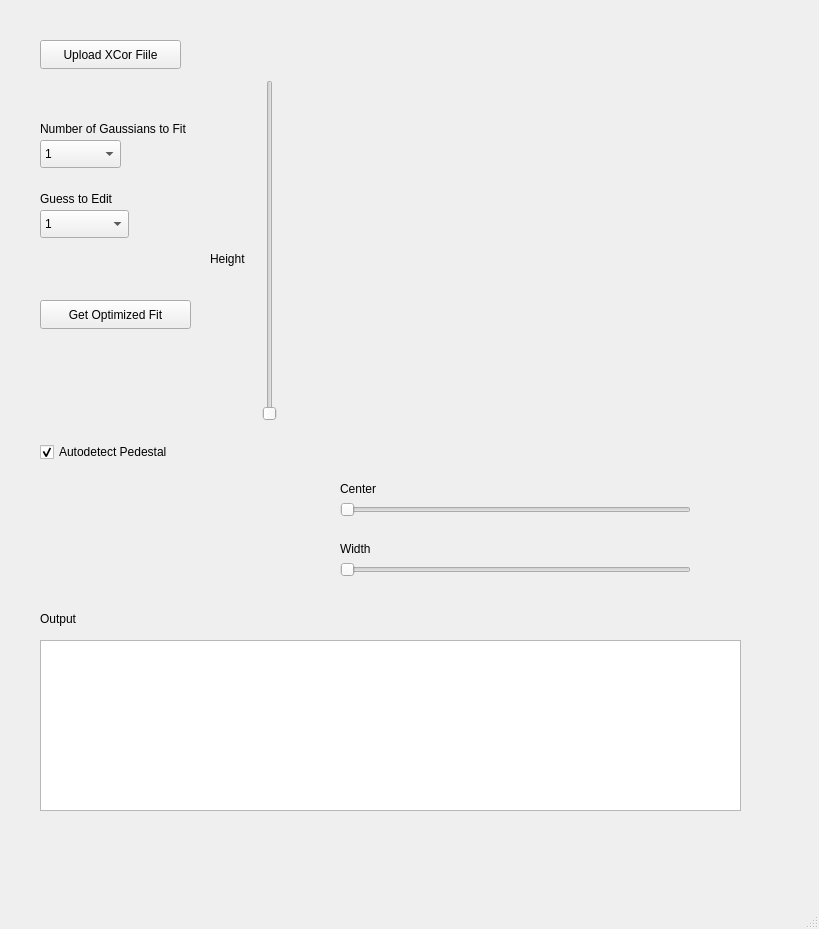
<?xml version="1.0" encoding="UTF-8"?>
<ui version="4.0">
 <class>XCORGaussianFit</class>
 <widget class="QMainWindow" name="XCORGaussianFit">
  <property name="geometry">
   <rect>
    <x>0</x>
    <y>0</y>
    <width>819</width>
    <height>929</height>
   </rect>
  </property>
  <property name="windowTitle">
   <string>Multi Gaussian Fitting</string>
  </property>
  <widget class="QWidget" name="centralwidget">
   <widget class="MplWidget" name="gaussPlot" native="true">
    <property name="geometry">
     <rect>
      <x>290</x>
      <y>30</y>
      <width>451</width>
      <height>431</height>
     </rect>
    </property>
    <property name="styleSheet">
     <string notr="true">border-color: qlineargradient(spread:pad, x1:0, y1:0, x2:1, y2:0, stop:0 rgba(0, 0, 0, 255), stop:1 rgba(255, 255, 255, 255));</string>
    </property>
   </widget>
   <widget class="QSlider" name="centerSlider">
    <property name="geometry">
     <rect>
      <x>340</x>
      <y>500</y>
      <width>351</width>
      <height>20</height>
     </rect>
    </property>
    <property name="orientation">
     <enum>Qt::Horizontal</enum>
    </property>
   </widget>
   <widget class="QCheckBox" name="filterPedestal">
    <property name="geometry">
     <rect>
      <x>40</x>
      <y>440</y>
      <width>171</width>
      <height>24</height>
     </rect>
    </property>
    <property name="text">
     <string>Autodetect Pedestal</string>
    </property>
    <property name="checked">
     <bool>true</bool>
    </property>
   </widget>
   <widget class="QComboBox" name="numFits">
    <property name="geometry">
     <rect>
      <x>40</x>
      <y>140</y>
      <width>81</width>
      <height>28</height>
     </rect>
    </property>
    <property name="inputMethodHints">
     <set>Qt::ImhDigitsOnly</set>
    </property>
    <item>
     <property name="text">
      <string>1</string>
     </property>
    </item>
   </widget>
   <widget class="QSlider" name="heightSlider">
    <property name="geometry">
     <rect>
      <x>260</x>
      <y>80</y>
      <width>20</width>
      <height>341</height>
     </rect>
    </property>
    <property name="orientation">
     <enum>Qt::Vertical</enum>
    </property>
   </widget>
   <widget class="QLabel" name="label">
    <property name="geometry">
     <rect>
      <x>40</x>
      <y>120</y>
      <width>201</width>
      <height>18</height>
     </rect>
    </property>
    <property name="text">
     <string>Number of Gaussians to Fit</string>
    </property>
   </widget>
   <widget class="QPushButton" name="uploadButton">
    <property name="geometry">
     <rect>
      <x>40</x>
      <y>40</y>
      <width>141</width>
      <height>29</height>
     </rect>
    </property>
    <property name="text">
     <string>Upload XCor Fiile</string>
    </property>
   </widget>
   <widget class="QPushButton" name="getFitButton">
    <property name="geometry">
     <rect>
      <x>40</x>
      <y>300</y>
      <width>151</width>
      <height>29</height>
     </rect>
    </property>
    <property name="text">
     <string>Get Optimized Fit</string>
    </property>
   </widget>
   <widget class="QLabel" name="label_2">
    <property name="geometry">
     <rect>
      <x>340</x>
      <y>480</y>
      <width>51</width>
      <height>18</height>
     </rect>
    </property>
    <property name="text">
     <string>Center</string>
    </property>
   </widget>
   <widget class="QLabel" name="label_3">
    <property name="geometry">
     <rect>
      <x>340</x>
      <y>540</y>
      <width>51</width>
      <height>18</height>
     </rect>
    </property>
    <property name="text">
     <string>Width</string>
    </property>
   </widget>
   <widget class="QSlider" name="widthSlider">
    <property name="geometry">
     <rect>
      <x>340</x>
      <y>560</y>
      <width>351</width>
      <height>20</height>
     </rect>
    </property>
    <property name="orientation">
     <enum>Qt::Horizontal</enum>
    </property>
   </widget>
   <widget class="QLabel" name="label_4">
    <property name="geometry">
     <rect>
      <x>210</x>
      <y>250</y>
      <width>51</width>
      <height>18</height>
     </rect>
    </property>
    <property name="text">
     <string>Height</string>
    </property>
   </widget>
   <widget class="QComboBox" name="guessToEdit">
    <property name="geometry">
     <rect>
      <x>40</x>
      <y>210</y>
      <width>89</width>
      <height>28</height>
     </rect>
    </property>
    <item>
     <property name="text">
      <string>1</string>
     </property>
    </item>
   </widget>
   <widget class="QLabel" name="label_5">
    <property name="geometry">
     <rect>
      <x>40</x>
      <y>190</y>
      <width>111</width>
      <height>18</height>
     </rect>
    </property>
    <property name="text">
     <string>Guess to Edit</string>
    </property>
   </widget>
   <widget class="QTextBrowser" name="results">
    <property name="geometry">
     <rect>
      <x>40</x>
      <y>640</y>
      <width>701</width>
      <height>171</height>
     </rect>
    </property>
   </widget>
   <widget class="QLabel" name="label_6">
    <property name="geometry">
     <rect>
      <x>40</x>
      <y>610</y>
      <width>67</width>
      <height>18</height>
     </rect>
    </property>
    <property name="text">
     <string>Output</string>
    </property>
   </widget>
  </widget>
  <widget class="QMenuBar" name="menubar">
   <property name="geometry">
    <rect>
     <x>0</x>
     <y>0</y>
     <width>819</width>
     <height>26</height>
    </rect>
   </property>
  </widget>
  <widget class="QStatusBar" name="statusbar"/>
 </widget>
 <customwidgets>
  <customwidget>
   <class>MplWidget</class>
   <extends>QWidget</extends>
   <header>mpl_widget.h</header>
   <container>1</container>
  </customwidget>
 </customwidgets>
 <resources/>
 <connections/>
</ui>
